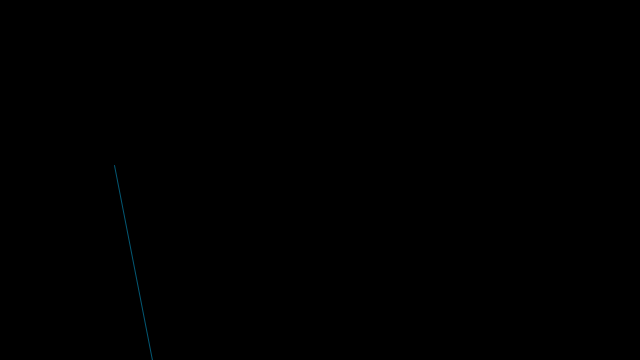
Frame 1 (no input)
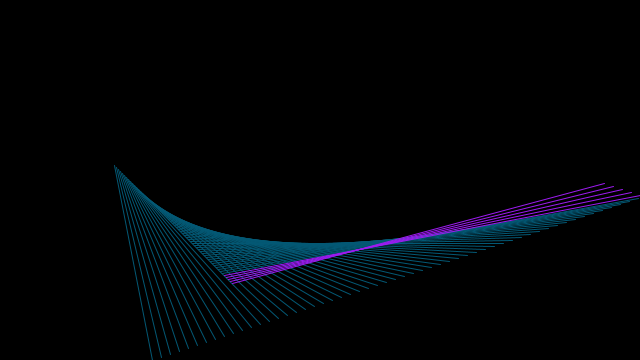
Frame 60 (the mouse pressed at the canvas centre just before this capture)
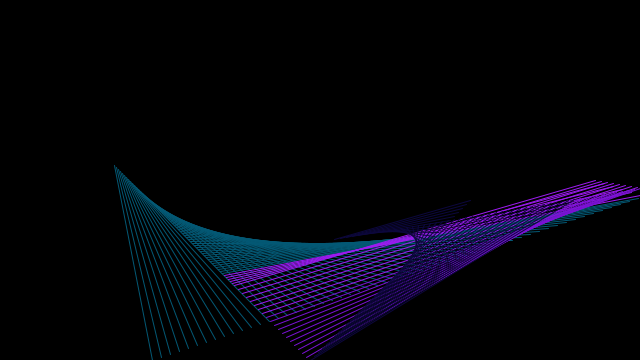
Frame 120 (the mouse held since frame 60 and released just before this capture)

The Processing sketch that drew these frames (run headless with seeded random() and noise(); from frame 60 on, the mouse is pressed at the canvas centre):

// Processing sketch: processing_126462
// ── processing_126462.pde

int grid = 40;
int colR, colG, colB;
int x1, y1, x2, y2;
int dx1, dy1, dx2, dy2;
boolean _paused=false;

void setup() {
  size (640, 360);
  colorSet();
  x1 = round(random(0,width));
  y1 = round(random(0,width));
  x2 = round(random(0,height));
  y2 = round(random(0,height));
  speedSet();
  background(0);
  
}

void draw() {
  if (x1 >= width || x1 <= 0) {
    dx1 *= -1;
    colorSet();
    if (dx1 <= 0)
      x1 = width;
    else
      x1 = 0;
  }
  if (y1 >= height || y1 <= 0){
    dy1 *= -1;
    colorSet();
    if (dy1 <= 0)
      y1 = height;
    else
      y1 = 0;
  }
  if (x2 >= width || x2 <= 0) {
    dx2 *= -1;
    colorSet();
    if (dx2 <= 0)
      x2 = width;
    else
      x2 = 0;
  }
  if (y2 >= height || y2 <= 0) {
    dy2 *= -1;
    colorSet();
    if (dy2 <= 0)
      y2 = height;
    else
      y2 = 0;
  }
  line(x1, y1, x2, y2);
  x1 += dx1;
  y1 += dy1;
  x2 += dx2;
  y2 += dy2;
  
}

void mousePressed() {
  speedSet();
}

void mouseReleased() {
}

void colorSet() {
  colR = (int)random(0,255);
  colG = (int)random(0,255);
  colB = (int)random(0,255);
  stroke(colR, colG, colB);
}
void speedSet() {
  dx1 = (int)random(1,width/grid);
  dy1 = (int)random(1,height/grid);
  dx2 = (int)random(1,width/grid);
  dy2 = (int)random(1,height/grid);
  println(dx1, dy1, dx2, dy2);
  println(x1, y1, x2, y2);
}

void keyPressed() {
  if (key==' ') { // pause
    _paused = !_paused;
  }
  else if (key=='c' || key=='C') { // clear
    background(0);
  }
  if (!_paused)
    loop();
  else
    noLoop();
}
  
